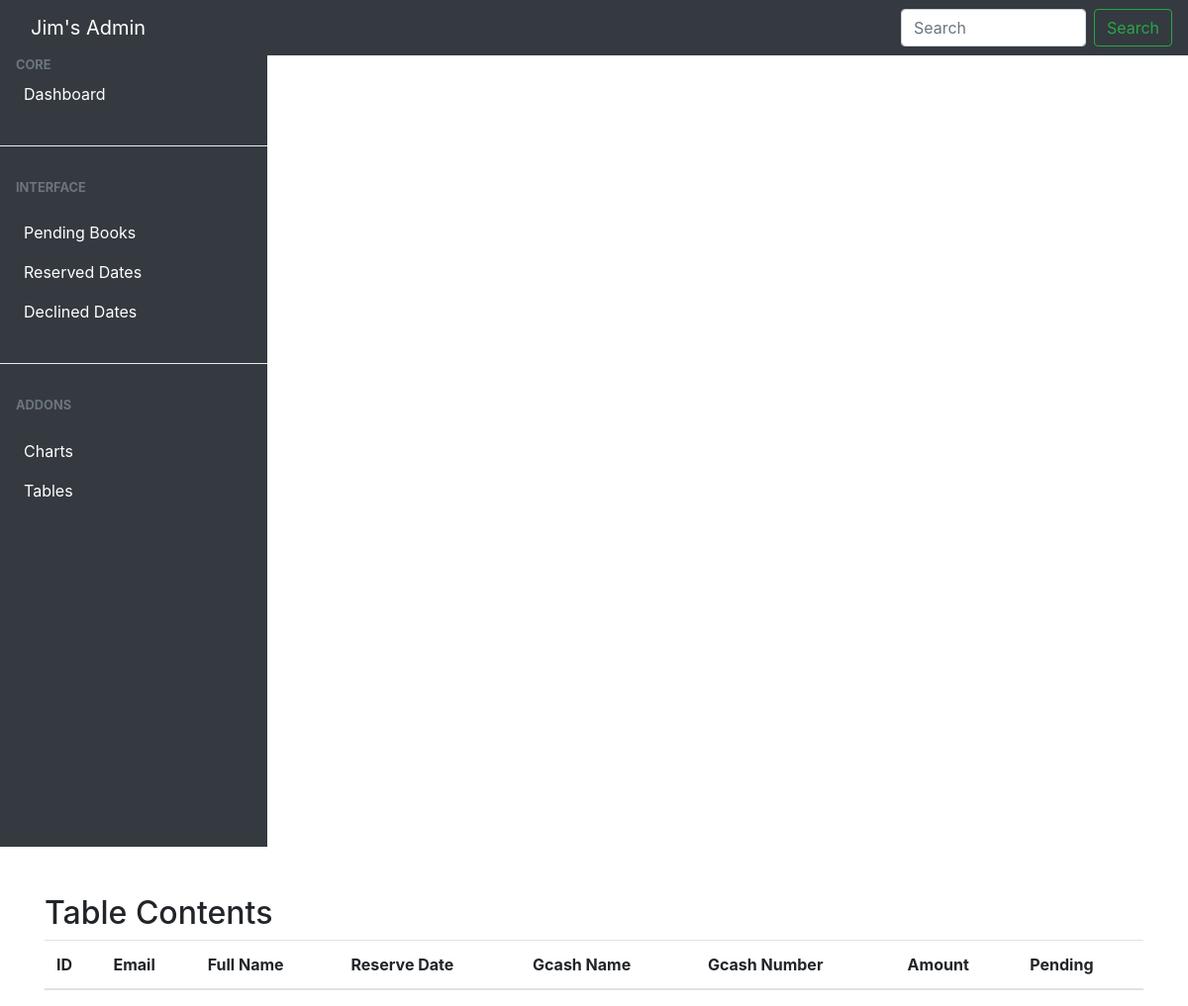
/admin.php?page=reserved, run on an earlier commit of the app's database.
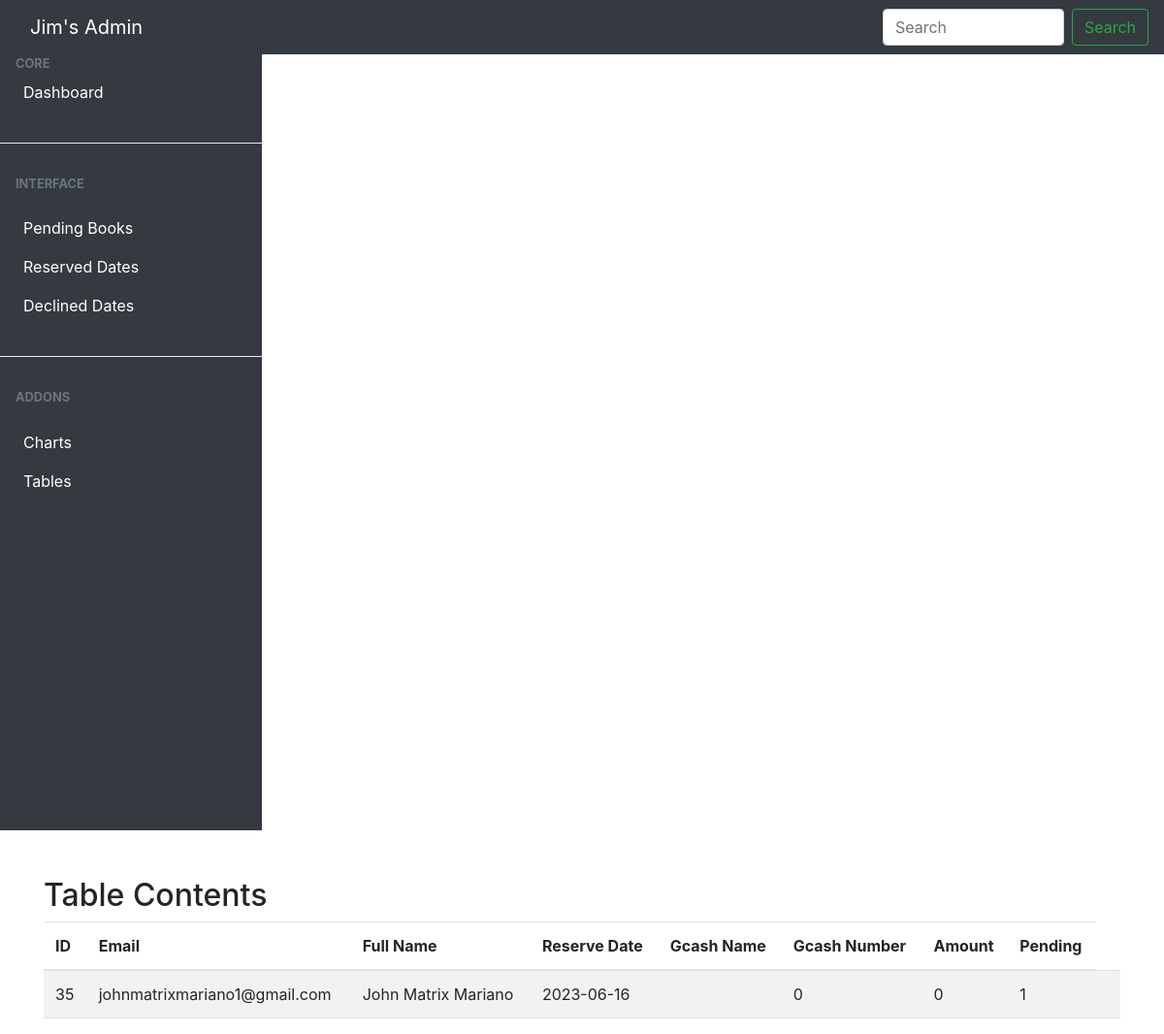
And on a later commit of the database.
### tables this page shows
CREATE TABLE `reservation` (
  `id` int(11) NOT NULL,
  `email` varchar(255) NOT NULL,
  `fullname` varchar(255) NOT NULL,
  `phone` varchar(255) NOT NULL,
  `reservedate` date NOT NULL,
  `reservetime` time NOT NULL,
  `personcount` int(11) NOT NULL,
  `notes` varchar(255) NOT NULL,
  `pending` tinyint(1) NOT NULL
);

CREATE TABLE `gcash` (
  `id` int(11) NOT NULL,
  `paymentScreenshot` blob NOT NULL,
  `amount` int(11) NOT NULL,
  `gcashName` varchar(255) NOT NULL,
  `gcashNumber` int(11) NOT NULL,
  `referenceNumber` int(11) NOT NULL,
  `email` varchar(255) NOT NULL,
  `note` varchar(255) NOT NULL
);

### Admin.php (called while the page is built, shortened)
<?php
require_once 'linkmeta/linkmeta.php';
require_once 'View/admin/AdminNavbar.php';
require_once 'View/admin/AdminSidebar.php';
require_once 'controllers/admin/ReservedController.php';
$page = isset($_GET['page']) ? $_GET['page'] : 'home';
switch ($page) {
    case 'reserved':
        $controller = new ReservedController();
        break;
}
$controller->controller();
?>

### controllers/admin/ReservedController.php (called while the page is built)
<?php
    require_once 'Model/AdminModel.php';
    class ReservedController extends AdminModel{
        public function controller(){
            $rows = $this->reserved();
            include 'View/admin/AdminReserved.php';
        }
    }
?>

### dbconn.php (called while the page is built)
<?php
class Database{
  protected function connect(){
    $servername = "localhost";
    $username = "root";
    $password = "";
    try {
      $conn = new PDO("mysql:host=$servername;dbname=jimsresort", $username, $password);
      $conn->setAttribute(PDO::ATTR_ERRMODE, PDO::ERRMODE_EXCEPTION);
      $conn->setAttribute(PDO::ATTR_DEFAULT_FETCH_MODE, PDO::FETCH_ASSOC);
      return $conn;
    } catch(PDOException $e) {
      die("Connection failed: " . $e->getMessage());
    }
  }
}
?>

### Model/AdminModel.php (called while the page is built, shortened)
<?php
    require_once 'dbconn.php';
    class AdminModel extends Database {
        protected function reserved() {
            $sql = "SELECT r.id, r.email, r.`fullname`, r.`reservedate`, r.pending, g.`gcashName`, g.`gcashNumber`, g.amount
           FROM reservation r
           INNER JOIN gcash g ON r.id = g.id
           WHERE r.pending = 1";
           try {
               $stmt = $this->connect()->query($sql);
               if ($stmt) {
               $results = $stmt->fetchAll(PDO::FETCH_ASSOC);
               return $results;
               } else {
                   return [];
               }
           } catch (PDOException $e) {
               die("Error executing query: " . $e->getMessage());
           }
       }
    }
?>

### View/admin/AdminReserved.php (the view)
<div class="container mt-5">
    <h2>Table Contents</h2>
    <table class="table table-striped">
        <thead>
            <tr>
                <th>ID</th>
                <th>Email</th>
                <th>Full Name</th>
                <th>Reserve Date</th>
                <th>Gcash Name</th>
                <th>Gcash Number</th>
                <th>Amount</th>
                <th>Pending</th>
            </tr>
        </thead>
        <tbody>
            <?php foreach ($rows as $row) { ?>
                <tr>
                    <td><?php echo $row['id']; ?></td>
                    <td><?php echo $row['email']; ?></td>
                    <td><?php echo $row['fullname']; ?></td>
                    <td><?php echo $row['reservedate']; ?></td>
                    <td><?php echo $row['gcashName']; ?></td>
                    <td><?php echo $row['gcashNumber']; ?></td>
                    <td><?php echo $row['amount']; ?></td>
                    <td><?php echo $row['pending']; ?></td>
                    <td>
                    </td>
                </tr>
            <?php } ?>
        </tbody>
    </table>
</div>

### linkmeta/linkmeta.php (shortened to what this page needs)
<!DOCTYPE html>
<html lang="en">
<head>
</head>
    <link rel="stylesheet" href="CSS/Index.css">
    <link rel="stylesheet" href="https://stackpath.bootstrapcdn.com/bootstrap/4.3.1/css/bootstrap.min.css">
    <link href="https://cdn.jsdelivr.net/npm/bootstrap@5.3.0/dist/css/bootstrap.min.css" rel="stylesheet">
  <link rel="stylesheet" href="https://stackpath.bootstrapcdn.com/bootstrap/4.5.2/css/bootstrap.min.css">
  <link rel="stylesheet" href="CSS/Register.css">
    <link rel="stylesheet" href="CSS/admin.css">
    <link rel="stylesheet" href="https://stackpath.bootstrapcdn.com/bootstrap/4.3.1/css/bootstrap.min.css">

### View/admin/AdminNavbar.php (shortened to what this page needs)
<nav class="navbar navbar-expand-lg navbar-dark bg-dark">
  <div class="container-fluid">
    <a class="navbar-brand" href="#">Jim's Admin</a>
    </div>
    <div class="collapse navbar-collapse" id="navbarSupportedContent">
      <form class="d-flex" role="search">
        <input class="form-control me-2" type="search" placeholder="Search" aria-label="Search">
        <button class="btn btn-outline-success" type="submit">Search</button>
      </form>
    </div>
</nav>

### View/admin/AdminSidebar.php (shortened to what this page needs)
<div class="container-fluid">
  <div class="row">
    <div class="custom-margin col-3">
      <div class="bg-dark full-height">
        <div class="text-muted small fw-bold text-uppercase px-3">
          CORE
        </div>
        <ul class="navbar-nav">
          <li>
            <a href="admin.php?page=home" class="nav-link px-3 text-white active">
              <span>Dashboard</span>
            </a>
          </li>
          <li class="my-4">
            <hr class="dropdown-divider bg-light" />
          </li>
          <li>
            <div class="text-muted small fw-bold text-uppercase px-3 mb-3">
              Interface
            </div>
          </li>
          <li>
            <a href="admin.php?page=pending" class="text-white nav-link px-3">
              <span>Pending Books</span>
            </a>
          </li>
          <li>
            <a href="admin.php?page=reserved" class="text-white nav-link px-3">
              <span>Reserved Dates</span>
            </a>
          </li>
          <li>
            <a href="admin.php?page=decline" class="text-white nav-link px-3">
              <span>Declined Dates</span>
            </a>
          </li>
          <li class="my-4">
            <hr class="dropdown-divider bg-light" />
          </li>
          <li>
            <div class="text-muted small fw-bold text-uppercase px-3 mb-3">
              Addons
            </div>
          </li>
          <li>
            <a href="#" class="text-white nav-link px-3">
              <span>Charts</span>
            </a>
          </li>
          <li>
            <a href="#" class="text-white nav-link px-3">
              <span>Tables</span>
            </a>
          </li>
        </ul>
      </div>
    </div>
  </div>
</div>

### CSS/admin.css (style rules this page uses)
.custom-margin { margin-top: 0.1px; margin-left: -15px; }
.full-height { height: 100vh; }

What changed in the data, as far as the page shows it:
added reservation: id "35", email "johnmatrixmariano1@gmail.com", fullname "John Matrix Mariano", reservedate "2023-06-16", gcash.gcashNumber "0", gcash.amount "0", pending "1"
